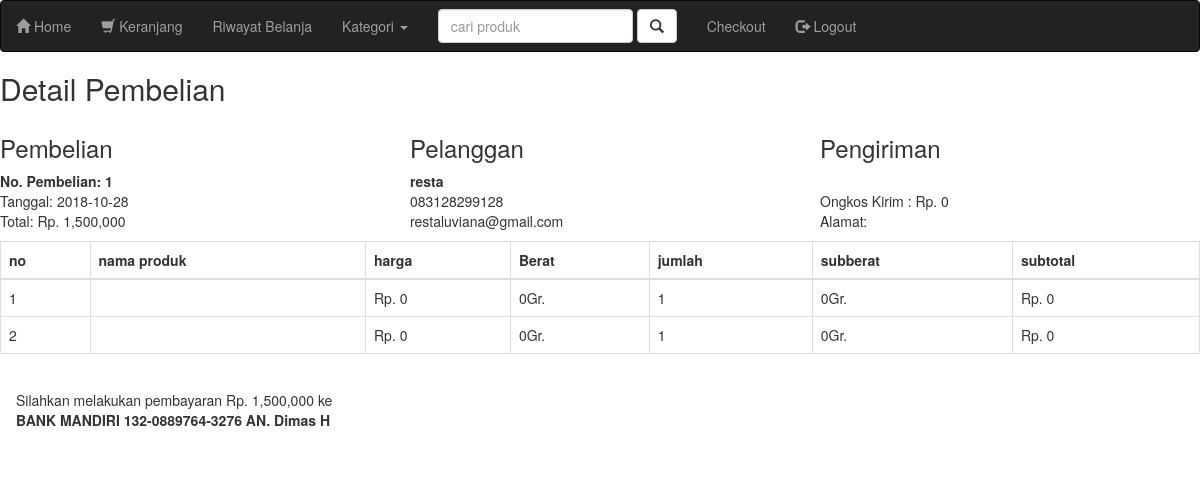
The page /trainittoko/nota.php?id=1 (signed in) on the database its author committed.
### tables this page shows
CREATE TABLE `pembelian` (
  `id_pembelian` int(11) NOT NULL,
  `id_pelanggan` int(11) NOT NULL,
  `id_ongkir` int(11) NOT NULL,
  `tanggal_pembelian` date NOT NULL,
  `total_pembelian` int(11) NOT NULL,
  `nama_kota` varchar(100) NOT NULL,
  `tarif` int(11) NOT NULL,
  `alamat_pengiriman` text NOT NULL,
  `status_pembelian` varchar(100) NOT NULL DEFAULT 'pending',
  `resi_pengiriman` varchar(50) NOT NULL
);

CREATE TABLE `pelanggan` (
  `id_pelanggan` int(11) NOT NULL,
  `email_pelanggan` varchar(100) NOT NULL,
  `password_pelanggan` varchar(50) NOT NULL,
  `nama_pelanggan` varchar(100) NOT NULL,
  `telepon_pelanggan` varchar(25) NOT NULL,
  `alamat_pelanggan` text NOT NULL
);

CREATE TABLE `pembelian_produk` (
  `id_pembelian_produk` int(11) NOT NULL,
  `id_pembelian` int(11) NOT NULL,
  `id_produk` int(11) NOT NULL,
  `jumlah` int(11) NOT NULL,
  `nama` varchar(100) NOT NULL,
  `harga` int(11) NOT NULL,
  `berat` int(11) NOT NULL,
  `subberat` int(11) NOT NULL,
  `subharga` int(11) NOT NULL
);

### trainittoko/nota.php (the view, shortened to what this page needs)
<?php
include 'koneksi.php';
 ?>
 <!DOCTYPE html>
 <html>
 <head>
 	<link rel="stylesheet" href="admin/assets/css/bootstrap.css">
 </head>
 <body>
 <?php include 'menu.php'; ?>
	<section class="konten">
		<div class="Container">
			<h2>Detail Pembelian</h2>
<?php
$ambil = $koneksi->query("SELECT * FROM pembelian JOIN pelanggan ON pembelian.id_pelanggan=pelanggan.id_pelanggan WHERE pembelian.id_pembelian='$_GET[id]'");
$detail = $ambil->fetch_assoc();
 ?>
 <div class="row">
 	<div class="col-md-4">
 		<h3>Pembelian</h3>
 		<strong>No. Pembelian: <?php echo $detail['id_pembelian'] ?></strong><br>
 		Tanggal: <?php echo $detail['tanggal_pembelian']; ?><br>
 		Total: Rp. <?php echo number_format($detail['total_pembelian']) ?>
 	</div>
 	<div class="col-md-4">
 		<h3>Pelanggan</h3>
		<strong><?php echo $detail['nama_pelanggan']; ?></strong> <br>
		<p>
 	<?php echo $detail['telepon_pelanggan']; ?><br>
 	<?php echo $detail['email_pelanggan']; ?>
 </p>
 	</div>
 	<div class="col-md-4">
 		<h3>Pengiriman</h3>
 		<strong><?php echo $detail['nama_kota'] ?></strong><br>
 		Ongkos Kirim : Rp. <?php echo number_format($detail['tarif']); ?><br>
 		Alamat: <?php echo $detail['alamat_pengiriman'] ?>
 	</div>
 </div>
 <table class="table table-bordered">
 	<thead>
 		<tr>
 			<th>no</th>
 			<th>nama produk</th>
 			<th>harga</th>
 			<th>Berat</th>
 			<th>jumlah</th>
 			<th>subberat</th>
 			<th>subtotal</th>
 		</tr>
 	</thead>
 	<tbody>
 		<?php $nomor=1; ?>
 		<?php $ambil=$koneksi->query("SELECT * FROM pembelian_produk WHERE id_pembelian='$_GET[id]'"); ?>
 		<?php while($pecah=$ambil->fetch_assoc()){ ?>
 		<tr>
 			<td><?php echo $nomor; ?></td>
 			<td><?php echo $pecah['nama']; ?></td>
 			<td>Rp. <?php echo number_format($pecah['harga']); ?></td>
 			<td><?php echo $pecah['berat']; ?>Gr.</td>
 			<td><?php echo $pecah['jumlah']; ?></td>
 			<td><?php echo $pecah['subberat'] ?>Gr.</td>
 			<td>Rp. <?php echo number_format($pecah['subharga']) ?></td>
 		</tr>
 		<?php $nomor++; ?>
 	<?php } ?>
 	</tbody>
 </table>
<div class="row">
	<div class="col-md-7">
		<div class="alert a;ert-info">
			<p>
				Silahkan melakukan pembayaran Rp. <?php echo number_format($detail['total_pembelian']); ?> ke <br>
				<strong> BANK MANDIRI 132-0889764-3276 AN. Dimas H</strong>
			</p>
		</div>
	</div>
</div>
		</div>
	</section>
 </body>
 </html>

### rows shown on the page
pembelian: id_pembelian "1", tanggal_pembelian "2018-10-28", total_pembelian "1,500,000", id_pelanggan.nama_pelanggan "resta", id_pelanggan.telepon_pelanggan "083128299128", id_pelanggan.email_pelanggan "restaluviana@gmail.com", tarif "0"
pembelian_produk: harga "0", berat "0", jumlah "1", subberat "0", subharga "0"
pembelian_produk: harga "0", berat "0", jumlah "1", subberat "0", subharga "0"
